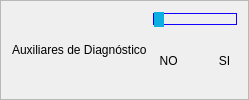
               <widget class="QFrame" name="diagnosticAssistantsTitleFrame">
                <property name="styleSheet">
                 <string notr="true">QSlider::groove:horizontal {
    border: 1px solid;
	border-color: rgb(17, 0, 255);
    height: 10px;
    margin: 0px;
}

QSlider::handle:horizontal {
    background-color: rgb(11, 175, 225);
    border: 1px solid;
	border-color: rgb(11, 175, 225);
    height: px;
    width: 8px;
	margin: -15px 0px;
}</string>
                </property>
                <property name="frameShape">
                 <enum>QFrame::StyledPanel</enum>
                </property>
                <property name="frameShadow">
                 <enum>QFrame::Raised</enum>
                </property>
                <layout class="QHBoxLayout" name="horizontalLayout">
                 <item>
                  <layout class="QGridLayout" name="gridLayout">
                   <item row="0" column="0" colspan="2" alignment="Qt::AlignHCenter">
                    <widget class="QLabel" name="diagnosticAssistantsTitleLabel">
                     <property name="text">
                      <string>Auxiliares de Diagnóstico</string>
                     </property>
                    </widget>
                   </item>
                   <item row="0" column="2">
                    <layout class="QGridLayout" name="gridLayout_47">
                     <item row="0" column="0" colspan="2">
                      <widget class="QSlider" name="diagnostic_aids_slider">
                       <property name="maximum">
                        <number>1</number>
                       </property>
                       <property name="pageStep">
                        <number>1</number>
                       </property>
                       <property name="orientation">
                        <enum>Qt::Horizontal</enum>
                       </property>
                      </widget>
                     </item>
                     <item row="1" column="1" alignment="Qt::AlignRight">
                      <widget class="QLabel" name="VIHYeslabel_2">
                       <property name="text">
                        <string>   SI  </string>
                       </property>
                      </widget>
                     </item>
                     <item row="1" column="0">
                      <widget class="QLabel" name="VIHNoLabel_2">
                       <property name="text">
                        <string>  NO  </string>
                       </property>
                      </widget>
                     </item>
                    </layout>
                   </item>
                  </layout>
                 </item>
                </layout>
               </widget>
